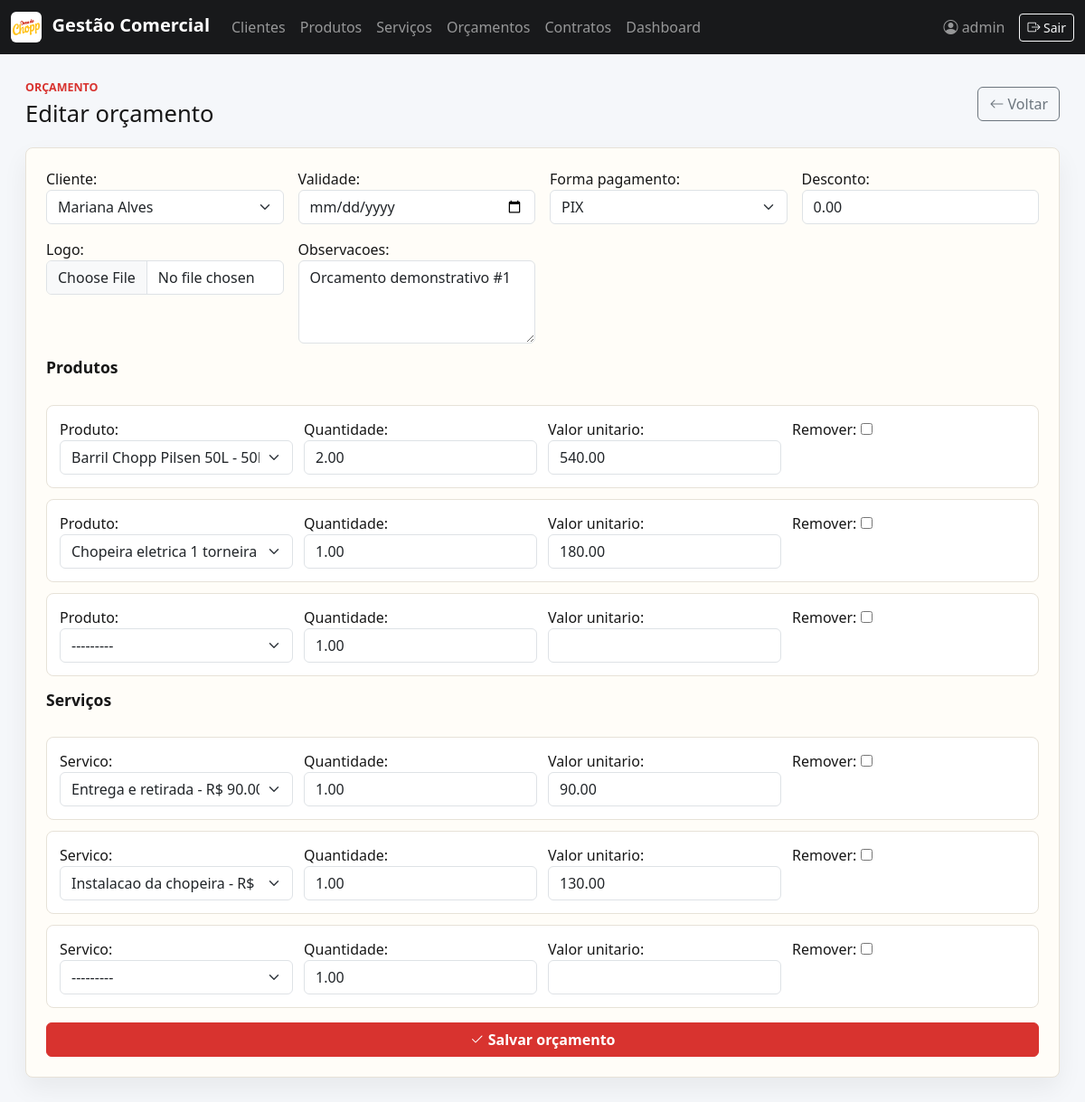
Page /orcamentos/2/editar/ (signed in) on the earlier database version.
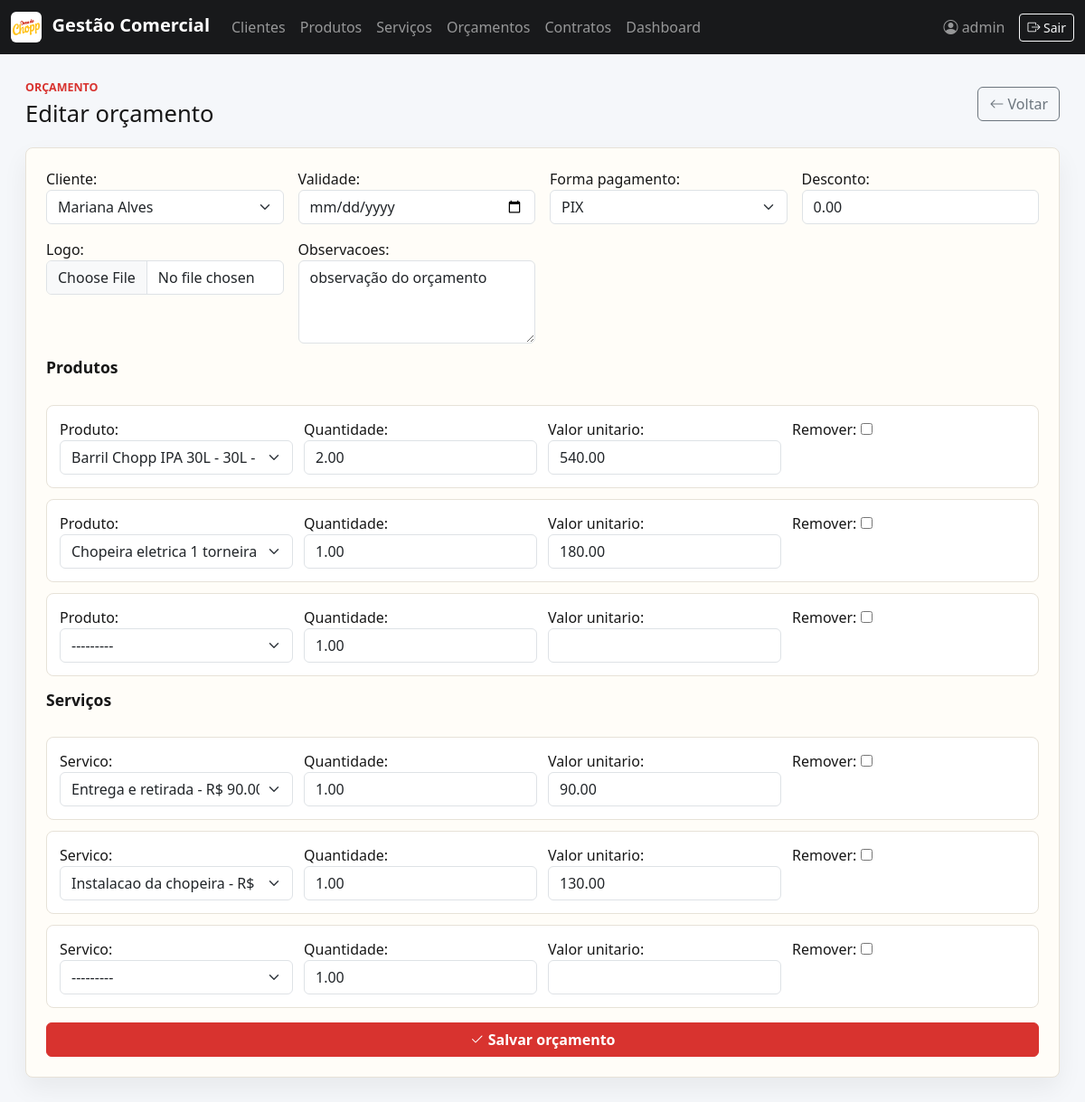
Same page on the later database version.
### comercial/models.py (models this page shows, shortened)
class TimeStampedModel(models.Model):
    criado_em = models.DateTimeField(auto_now_add=True)
    atualizado_em = models.DateTimeField(auto_now=True)
    class Meta:
        abstract = True

class Orcamento(TimeStampedModel):
    FORMAS_PAGAMENTO = [
        ("dinheiro", "Dinheiro"),
        ("cartao", "Cartão"),
        ("pix", "PIX"),
        ("boleto", "Boleto"),
    ]
    cliente = models.ForeignKey(Cliente, on_delete=models.PROTECT, related_name="orcamentos")
    usuario = models.ForeignKey(settings.AUTH_USER_MODEL, on_delete=models.PROTECT)
    validade = models.DateField(blank=True, null=True)
    forma_pagamento = models.CharField(max_length=20, choices=FORMAS_PAGAMENTO, default="pix")
    observacoes = models.TextField(blank=True)
    desconto = models.DecimalField(max_digits=10, decimal_places=2, default=Decimal("0.00"))
    logo = models.ImageField(upload_to="logos/", blank=True, null=True)
    arquivo_pdf = models.FileField(upload_to="orcamentos/", blank=True, null=True)
    class Meta:
        ordering = ["-criado_em"]

### comercial/views.py (the view)
# urls.py: path("orcamentos/<int:pk>/editar/", views.orcamento_update, name="orcamento_update"),
@login_required
def orcamento_update(request, pk):
    return _save_orcamento(request, get_object_or_404(Orcamento, pk=pk))

### comercial/forms.py
class OrcamentoForm(BootstrapFormMixin, forms.ModelForm):
    class Meta:
        model = Orcamento
        fields = ["cliente", "validade", "forma_pagamento", "desconto", "logo", "observacoes"]
        widgets = {
            "validade": forms.DateInput(attrs={"type": "date"}),
            "observacoes": forms.Textarea(attrs={"rows": 3}),
        }

### comercial/models.py (called while the page is built)
    def __str__(self):
        return self.nome_completo

    def __str__(self):
        detalhe = f" - {self.litros}L" if self.litros else ""
        return f"{self.nome}{detalhe} - R$ {self.valor}"

    def __str__(self):
        return f"{self.nome} - R$ {self.valor}"

### templates/comercial/orcamentos/form.html (shortened to what this page needs)
{% extends "base.html" %}
{% block content %}
<section class="page-header">
    <div><p class="eyebrow">Orçamento</p><h1>{% if orcamento %}Editar orçamento{% else %}Novo orçamento{% endif %}</h1></div>
    <a href="{% url 'orcamento_list' %}" class="btn btn-outline-secondary"><i class="bi bi-arrow-left"></i> Voltar</a>
</section>
<form method="post" enctype="multipart/form-data" class="surface stack">
    <div class="form-grid">{{ form.as_p }}</div>
    <h2 class="section-title">Produtos</h2>
    <div class="line-items">
        {% for item_form in produto_formset %}
            <div class="line-item">
                {{ item_form.as_p }}
            </div>
        {% endfor %}
    </div>
    <h2 class="section-title">Serviços</h2>
    <div class="line-items">
        {% for item_form in servico_formset %}
            <div class="line-item">
                {{ item_form.as_p }}
            </div>
        {% endfor %}
    </div>
    <button class="btn btn-brand" type="submit"><i class="bi bi-check2"></i> Salvar orçamento</button>
</form>
{% endblock %}

Differences in the rows shown:
changed Orcamento "Mariana Alves": observacoes "Orcamento demonstrativo #1" → "observação do orçamento"
Other differences:
form field as_p: "Barril Chopp Pilsen 50L - 50L - R$ 540.00" → "Barril Chopp IPA 30L - 30L - R$ 480.00"
